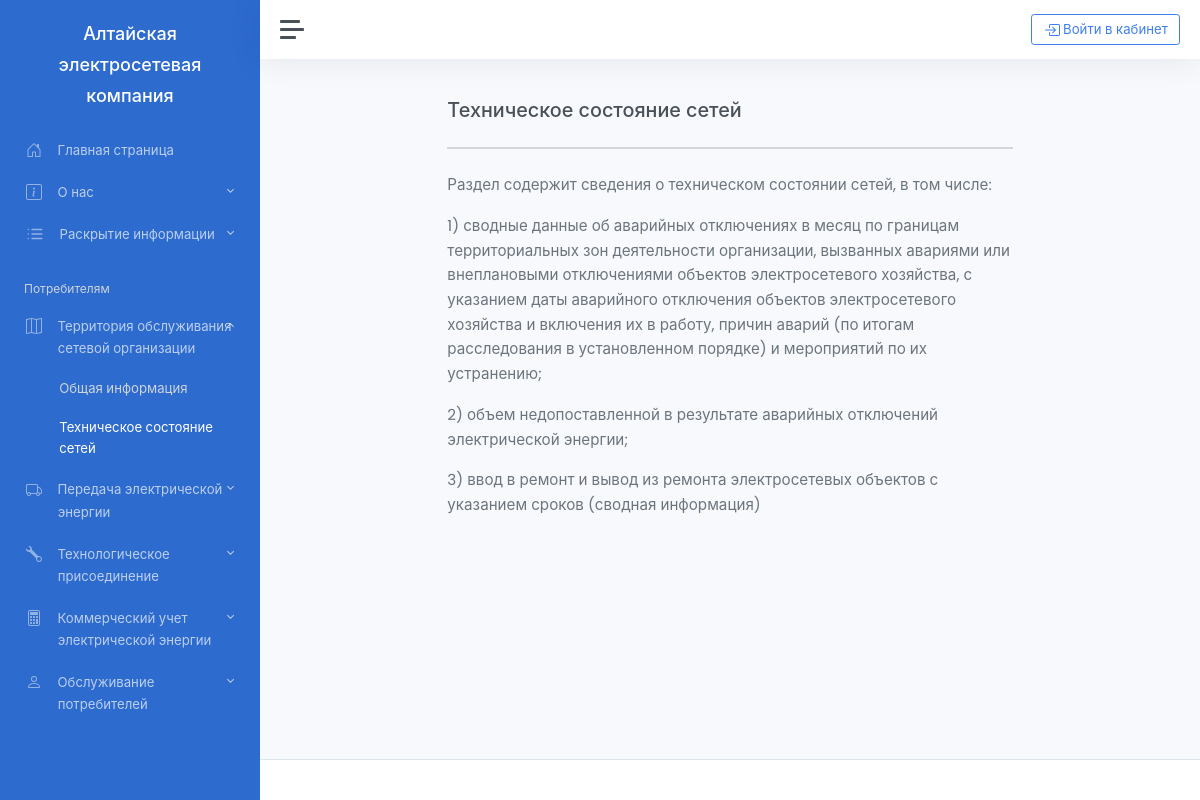
Screenshot of /potrebitelyam/territoriya_obsluzhivaniya_setevoj_organizacii/tekhnicheskoe_sostoyanie_setej with the database file from the repository.
### main/models.py (models this page shows, shortened)
class Content(models.Model):
    name = models.CharField("Название", max_length=250)
    description = RichTextField("Содержание", blank=True)
    class Meta:
        verbose_name = "Статья"
        verbose_name_plural = "Статьи"

### main/views.py (the view)
class potr_ter_obsl_so_tekhnicheskoe_sostoyanie_setej(View):
    @staticmethod
    def get(request):
        content = Content.objects.get(name="Техническое состояние сетей")
        return render(request, "main/simple_page.html", {"content": content})

### main/templates/main/simple_page.html
{% extends 'main/base.html' %}

### main/templates/base.html (shortened to what this page needs)
{% load static %}
<!doctype html>
<html lang="ru">
<head>
    <link href="https://cdn.jsdelivr.net/npm/bootstrap@5.0.0-beta1/dist/css/bootstrap.min.css" rel="stylesheet"
>
    <link class="js-stylesheet" href="{% static 'main/light.css' %}" rel="stylesheet">
</head>
<body data-theme="colored" data-layout="fluid" data-sidebar-position="left" data-sidebar-behavior="sticky">
<div class="wrapper">
    {% include 'main/include/sidebar.html' %}
    <div class="main">
        {% include 'main/include/header.html' %}
        <main class="content">
            <div class="container-fluid p-0">
                <div class="row">
                    <div class="mx-auto col-lg-10 col-xl-8">
                        <h1 class="h3">{{ content.name }}</h1>
                        <hr class="my-4">
                        <div id="introduction" class="mb-5">
                            <div class="ckcontent">
                                <p class="text-lg ckcontent" >
                                {% autoescape off %}
                                    {{ content.description }}
                                {% endautoescape %}
                                </p>
                            </div>
                        </div>
                    </div>
                </div>
            </div>
        </main>
        {% include 'main/include/footer.html' %}
    </div>
</div>
</body>
</html>

### rows the page displays
Content: name "Техническое состояние сетей", description "Раздел содержит сведения о техническом состоянии сетей, в том числе: 1) сводные данные об аварийных отключениях в месяц по границам территориальных зон деятельности организации, вызванных авариями или внеплановыми отключениями объектов электросетевого хозяйства, с указанием даты аварийного отключения объектов электросетевого хозяйства и включения их в работу, причин аварий (по итогам расследования в установленном порядке) и мероприятий по их устранению; 2) объем недопоставленной в результате аварийных отключений электрической энергии; 3) ввод в ремонт и вывод из ремонта электросетевых объектов с указанием сроков (сводная информация)"
